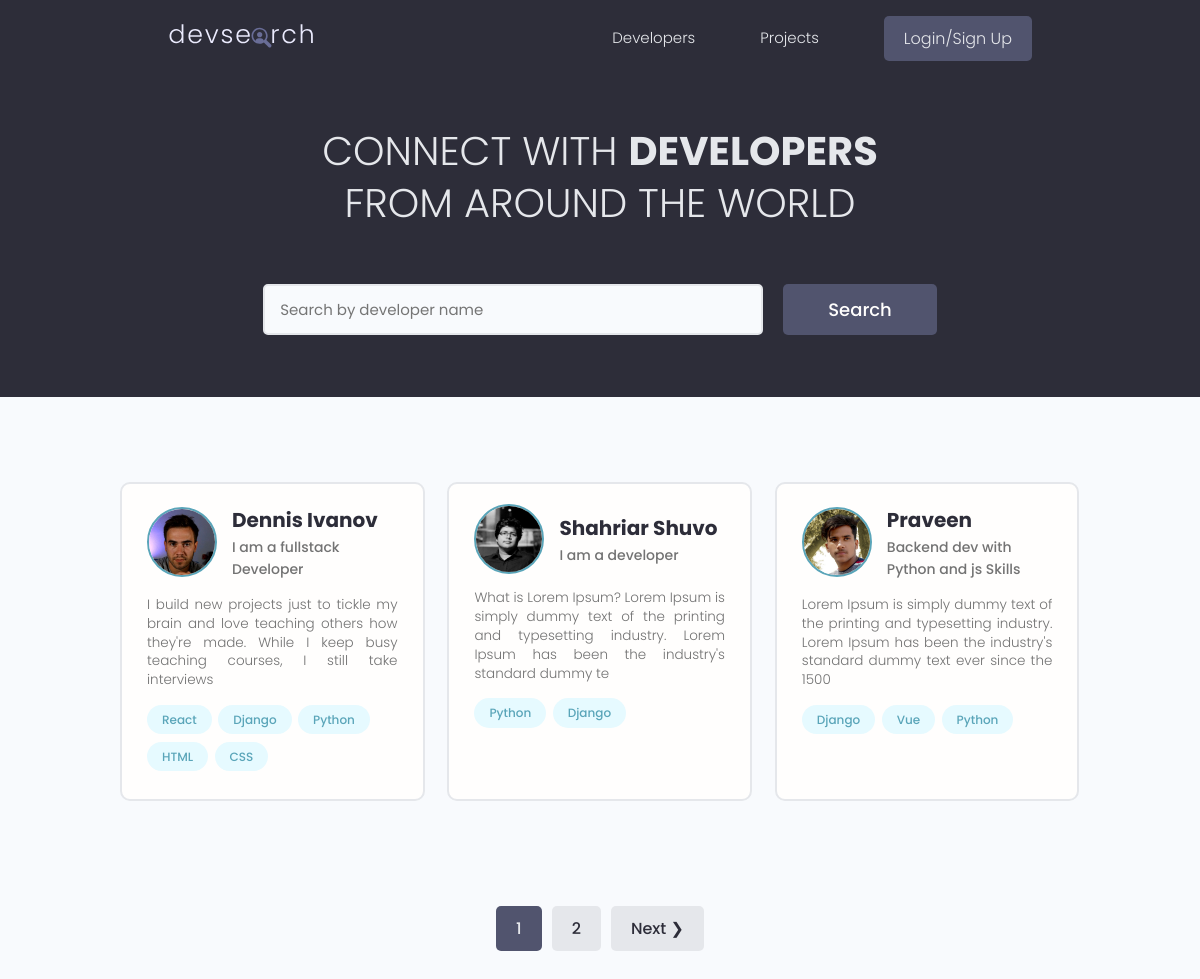
The page / on the database its author committed.
### users/models.py (models this page shows, shortened)
class Profile(models.Model):
    user = models.OneToOneField(
        User, on_delete=models.CASCADE, null=True, blank=True)
    name = models.CharField(max_length=200, blank=True, null=True)
    email = models.EmailField(max_length=500, blank=True, null=True)
    username = models.CharField(max_length=200, blank=True, null=True)
    location = models.CharField(max_length=200, blank=True, null=True)
    short_intro = models.CharField(max_length=200, blank=True, null=True)
    bio = models.TextField(blank=True, null=True)
    profile_image = models.ImageField(
        null=True, blank=True, upload_to='profiles/', default="profiles/user-default.png")
    social_github = models.CharField(max_length=200, blank=True, null=True)
    social_twitter = models.CharField(max_length=200, blank=True, null=True)
    social_linkedin = models.CharField(max_length=200, blank=True, null=True)
    social_youtube = models.CharField(max_length=200, blank=True, null=True)
    social_website = models.CharField(max_length=200, blank=True, null=True)
    created = models.DateTimeField(auto_now_add=True)
    id = models.UUIDField(default=uuid.uuid4, unique=True,
                          primary_key=True, editable=False)
    class Meta:
        ordering = ['created']
    @property
    def imageURL(self):
        try:
            url = self.profile_image.url
        except:
            url = ''
        return url

class Skill(models.Model):
    owner = models.ForeignKey(
        Profile, on_delete=models.CASCADE, null=True, blank=True)
    name = models.CharField(max_length=200, blank=True, null=True)
    description = models.TextField(null=True, blank=True)
    created = models.DateTimeField(auto_now_add=True)
    id = models.UUIDField(default=uuid.uuid4, unique=True,
                          primary_key=True, editable=False)
    def __str__(self):
        return str(self.name)

### users/views.py (the view)
# urls.py: path('', views.profiles, name="profiles"),
def profiles(request):
    profiles, search_query = searchProfiles(request)
    custom_range, profiles = paginateProfiles(request, profiles, 3)
    context = {'profiles': profiles, 'search_query': search_query,
               'custom_range': custom_range}
    return render(request, 'users/profiles.html', context)

### users/utils.py (called while the page is built)
def paginateProfiles(request, profiles, results):
    page = request.GET.get('page')
    paginator = Paginator(profiles, results)
    try:
        profiles = paginator.page(page)
    except PageNotAnInteger:
        page = 1
        profiles = paginator.page(page)
    except EmptyPage:
        page = paginator.num_pages
        profiles = paginator.page(page)
    leftIndex = (int(page) - 4)
    if leftIndex < 1:
        leftIndex = 1
    rightIndex = (int(page) + 5)
    if rightIndex > paginator.num_pages:
        rightIndex = paginator.num_pages + 1
    custom_range = range(leftIndex, rightIndex)
    return custom_range, profiles

def searchProfiles(request):
    search_query = ''
    if request.GET.get('search_query'):
        search_query = request.GET.get('search_query')
    skills = Skill.objects.filter(name__icontains=search_query)
    profiles = Profile.objects.distinct().filter(
        Q(name__icontains=search_query) |
        Q(short_intro__icontains=search_query) |
        Q(skill__in=skills)
    )
    return profiles, search_query

### users/templates/users/profiles.html (shortened to what this page needs)
{% extends 'main.html' %}
{% block content %}
<main class="home">
    <section class="hero-section text-center">
        <div class="container container--narrow">
            <div class="hero-section__box">
                <h2>CONNECT WITH <span>DEVELOPERS</span></h2>
                <h2>FROM AROUND THE WORLD</h2>
            </div>
            <div class="hero-section__search">
                <form id="searchForm" class="form" action="{% url 'profiles' %}" method="get">
                    <div class="form__field">
                        <input class="input input--text" id="formInput#search" type="text" name="search_query"
                            value="{{search_query}}" placeholder="Search by developer name" />
                    </div>
                    <input class="btn btn--sub btn--lg" type="submit" value="Search" />
                </form>
            </div>
        </div>
    </section>
    <section class="devlist">
        <div class="container">
            <div class="grid grid--three">
                {% for profile in profiles %}
                <div class="column card">
                    <div class="dev">
                        <a href="{% url 'user-profile' profile.id %}" class="card__body">
                            <div class="dev__profile">
                                <img class="avatar avatar--md" src="{{ profile.imageURL }}" alt="image" />
                                <div class="dev__meta">
                                    <h3>{{profile.name}}</h3>
                                    <h5>{{profile.short_intro|slice:"60"}}</h5>
                                </div>
                            </div>
                            <p class="dev__info">{{profile.bio|slice:"150"}}</p>
                            <div class="dev__skills">
                                {% for skill in profile.skill_set.all|slice:"5" %}
                                <span class="tag tag--pill tag--main">
                                    <small>{{skill}}</small>
                                </span>
                                {% endfor %}
                            </div>
                        </a>
                    </div>
                </div>
                {% endfor %}
            </div>
        </div>
    </section>
    {% include 'pagination.html' with queryset=profiles custom_range=custom_range %}
</main>
{% endblock content %}

### static/styles/app.css (style rules this page uses)
:root { --color-sub: #2d2d39; }
.btn--sub { background-color: var(--color-sub-light); }
.card { border: 2px solid var(--color-light); }
img { width: 100%; }
.hero-section { height: 40vh; display: flex; align-items: center; background-color: var(--color-sub); }
.hero-section__box { margin-bottom: 4rem; }
.hero-section__box > h2, .hero-section__box > h2 > span { font-size: 4rem; color: var(--color-light); line-height: 1.3; text-transform: uppercase; }
.hero-section__box > h2 { font-weight: 300; }
.hero-section__box > h2 > span { font-weight: 700; }
.hero-section__search > .form { display: flex; align-items: center; justify-content: center; gap: 2rem; }
.hero-section__search > .form input.input--text { width: 50rem; }
.devlist { margin-top: 8rem; }
.devlist .grid { align-items: stretch; }
.devlist .dev .dev__profile { display: flex; align-items: center; gap: 1.5rem; }
.devlist .dev .dev__meta h3 { color: var(--color-sub); font-size: 2rem; font-weight: 700; }
.devlist .dev .dev__meta h5 { color: var(--color-text); font-size: 1.4rem; font-weight: 500; }
.devlist .dev .dev__info { margin: 1.5rem 0; font-size: 1.35rem; line-height: 1.4; text-align: justify; }

### static/uikit/styles/modules/_variables.css (style rules this page uses)
:root { --color-main: #5aa5b9; --color-main-light: #e6faff; --color-sub: #3f4156; --color-sub-light: #51546e; --color-sub-lighter: #ededfd; --color-text: #737373; --color-gray: #8b8b8b; --color-light: #e5e7eb; --color-light-gray: #767676; --color-bg: #f8fafd; --color-white: #fffefd; --color-white-light: #f3f3f3; --color-success: #359e64; --color-success-bg: #def8e8; --color-error: #fc4b0b; --color-error-bg: #fff2ee; --font-base: 'Poppins', arial, helvetica, 'Segoe UI', roboto, ubuntu, sans-serif; --font-monospace: 'Fira Code', 'Courier New', courier, monospace; --font-regular: 300; --font-medium: 500; --font-bold: 700; --generic-shadow: 1px 1px 5px #00000010; --generic-transition: all 0.3s ease-in-out; }

### static/uikit/styles/modules/_base.css (style rules this page uses)
* { margin: 0; padding: 0; box-sizing: border-box; text-rendering: optimizeLegibility; color: inherit; font-size: inherit; }
html { font-size: 50%; }
@media only screen and (min-width: 480px) { html { font-size: 56.25%; } }
@media only screen and (min-width: 1200px) { html { font-size: 62.5%; } }
body { line-height: 1.6; font-weight: 400; font-size: 1.5rem; color: var(--color-text); background-color: var(--color-bg); min-height: 100vh; }

### static/uikit/styles/modules/_typography.css (style rules this page uses)
* { font-family: var(--font-base); }
h2 { font-size: 3.6rem; font-weight: var(--font-bold); }
h3 { font-size: 3.2rem; font-weight: var(--font-medium); }
h5 { font-size: 2.4rem; font-weight: var(--font-medium); }
h5, h6 { font-weight: var(--font-regular); }
p, span, strong { font-size: 1.6rem; color: var(--color-text); font-weight: var(--font-regular); }
a { padding-bottom: 2px; text-decoration: none; display: inline-block; color: var(--color-main); font-weight: var(--font-medium); }

### static/uikit/styles/modules/_utilities.css (style rules this page uses)
.container { width: 92%; max-width: 165rem; margin: 0 auto; box-sizing: border-box; }
.container--narrow { width: 92%; max-width: 120rem; }
@media screen and (min-width: 1000px) { .container { width: 90%; } }
@media screen and (min-width: 1000px) { .container--narrow { width: 85%; } }
@media screen and (min-width: 1200px) { .container { width: 80%; } }
@media screen and (min-width: 1200px) { .container--narrow { width: 72%; } }
.text-center { text-align: center; }

### static/uikit/styles/modules/_avatar.css (style rules this page uses)
.avatar { border-radius: 50%; border: 2px solid var(--color-main); object-fit: cover; }
.avatar--md { height: 7rem; width: 7rem; }

### static/uikit/styles/modules/_button.css (style rules this page uses)
.btn { display: inline-block; position: relative; cursor: pointer; background-color: var(--color-light); font-weight: var(--font-medium); color: var(--color-sub); text-decoration: none; padding: 1rem 2rem; border-radius: 0.5rem; border: none; width: -webkit-fit-content; width: -moz-fit-content; width: fit-content; height: -webkit-fit-content; height: -moz-fit-content; height: fit-content; font-size: 1.6rem; outline-width: 0; outline-color: transparent; -webkit-backface-visibility: hidden; backface-visibility: hidden; transition: all 0.3s ease-in-out; }
.btn--sub { background-color: var(--color-sub); color: var(--color-white); }
.btn--lg { font-size: 1.8rem; padding: 1.2rem 4.5rem; }

### static/uikit/styles/modules/_card.css (style rules this page uses)
.card { border-radius: 1rem; background-color: var(--color-white); border: 1.5px solid var(--color-light); width: auto; height: auto; margin-top: 0.5rem; margin-bottom: 0.5rem; overflow: hidden; }
.card__body, .card__header { padding: 2rem 2.5rem; }

### rows shown on the page
Profile: imageURL (picture), name "Dennis Ivanov", short_intro "I am a fullstack Developer", bio "I build new projects just to tickle my brain and love teaching others how they're made. While I keep busy teaching courses, I still take interviews"
Skill: name "React"
Skill: name "Django"
Skill: name "Python"
Skill: name "HTML"
Skill: name "CSS"
Profile: imageURL (picture), name "Shahriar Shuvo", short_intro "I am a developer", bio "What is Lorem Ipsum? Lorem Ipsum is simply dummy text of the printing and typesetting industry. Lorem Ipsum has been the industry's standard dummy te"
Skill: name "Python"
Skill: name "Django"
Profile: imageURL (picture), name "Praveen", short_intro "Backend dev with Python and js Skills", bio "Lorem Ipsum is simply dummy text of the printing and typesetting industry. Lorem Ipsum has been the industry's standard dummy text ever since the 1500"
Skill: name "Django"
Skill: name "Vue"
Skill: name "Python"

### other values the page prints
{{ page }} "1"
{{ page }} "2"
